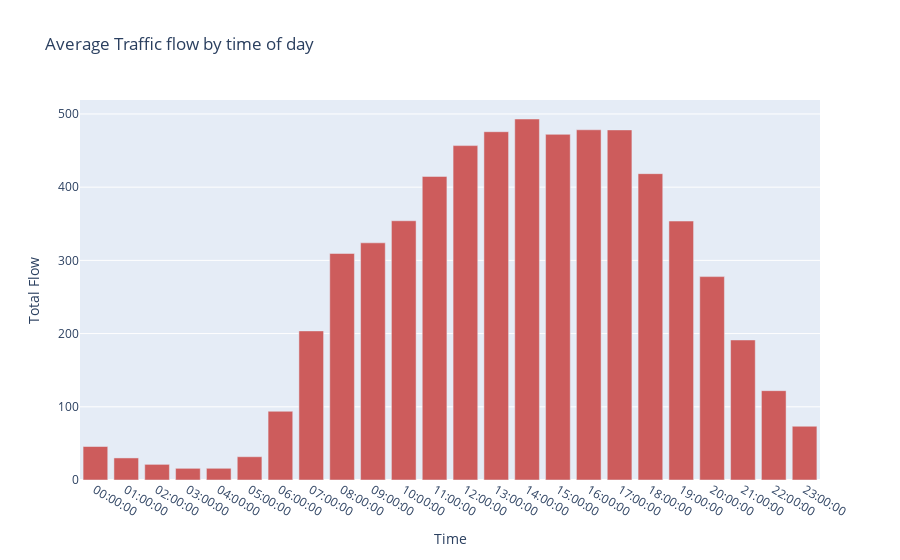

Notebook cell for this chart:
### Code cell
fig = go.Figure(data=go.Bar(x=hourly_flow['time'].astype(dtype=str), 
                        y=hourly_flow['flow'],
                        marker_color='indianred'))
fig.update_layout({"title": 'Average Traffic flow by time of day',
                   "xaxis": {"title":"Time"},
                   "yaxis": {"title":"Total Flow"},
                   "showlegend": False})
fig.show()

### Figure 1 — Plotly figure (JSON) as saved in the notebook; plotly's stock layout.template omitted (floating-point values rounded to 4 significant figures)
{"data": [{"marker": {"color": "indianred"}, "type": "bar", "x": ["00:00:00", "01:00:00", "02:00:00", "03:00:00", "04:00:00", "05:00:00", "06:00:00", "07:00:00", "08:00:00", "09:00:00", "10:00:00", "11:00:00", "12:00:00", "13:00:00", "14:00:00", "15:00:00", "16:00:00", "17:00:00", "18:00:00", "19:00:00", "20:00:00", "21:00:00", "22:00:00", "23:00:00"], "y": [45.76, 30.15, 21.37, 15.95, 15.99, 31.8, 93.87, 203.6, 309.4, 324.0, 354.1, 414.7, 456.8, 475.7, 493.1, 472.1, 478.4, 478.2, 418.4, 353.7, 277.8, 191.3, 122.0, 73.43]}], "layout": {"showlegend": false, "title": {"text": "Average Traffic flow by time of day"}, "xaxis": {"title": {"text": "Time"}}, "yaxis": {"title": {"text": "Total Flow"}}}}
